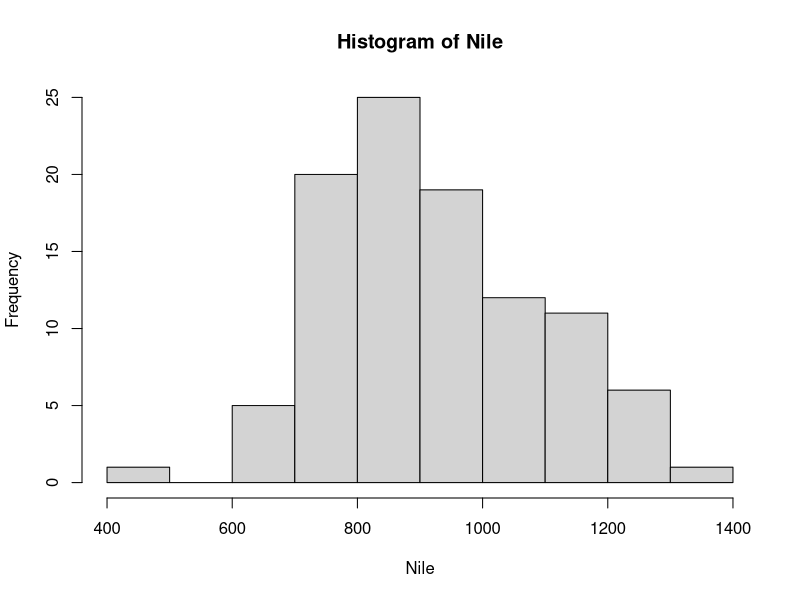

Generate this figure with R: (Note: this script raises an error after producing the figure.)
dim(available.packages())

sessionInfo()

install.packages("stringr")

library("stringr")

search()  # 현재 로드된 패키지 확인인

remove.packages("stringr")

data()


hist(Nile)

# 변수

var1 <- 0
var1
var1 <- 1
var1


goods.code <- 'a001'  # 문자값저장
goods.name <- '냉장고'


age <- 35
name <- "홍길동"
age
name


age <- 35
names <- c("홍길동","이순신","유관순")  # 컴바인함수 
age
names


int <- 20
int

string <- "홍길동"


boolean <- TRUE
boolean


sum(10,20,30)

sum(10,20,30,NA)

sum(10,20,20,NA, na.rm=TRUE)

is.character(string)

x <- is.numeric(int)
x

is.logical(boolean)

is.na(x)


x <- c(1,2,"3")
x

result <- x * 3

result <- as.numeric(x) * 3

result


mode(int)

mode(string)

mode(boolean)


gender <- c("man","woman","woman","man","man")

plot(gender)

Ngender <- as.factor(gender)
table(Ngender)


plot(Ngender)

mode(Ngender)

class(Ngender)


is.factor(Ngender)


Ngender


args(factor)

Ogender <- factor(gender, level=c("woman","man"), ordered=T)
Ogender



